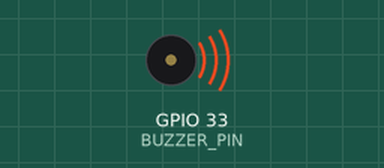
The sketch below on a simulated ESP32. On the bench: buzzer (waves = sounding).

Above: at 0.5 s.
Timing chart, 0 to 4.6 s (numbered marks = the images above):
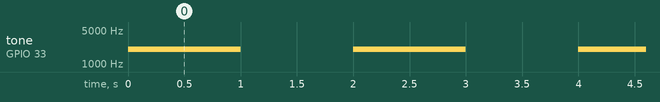

The sketch:

buzzer_test.ino
```cpp
#include <Arduino.h>

#define BUZZER_PIN 33

void setup() {
  ledcAttach(BUZZER_PIN, 2000, 8); // pin, frequency, resolution
  ledcWriteTone(BUZZER_PIN, 0);
}

void loop() {
  ledcWriteTone(BUZZER_PIN, 2000); // buzzer ON
  delay(1000);

  ledcWriteTone(BUZZER_PIN, 0);    // buzzer OFF
  delay(1000);
}
```

Measured:
- by itself, tone on GPIO 33 (BUZZER_PIN): alternates 2000 Hz for 1.0 s and silent for 1.0 s
